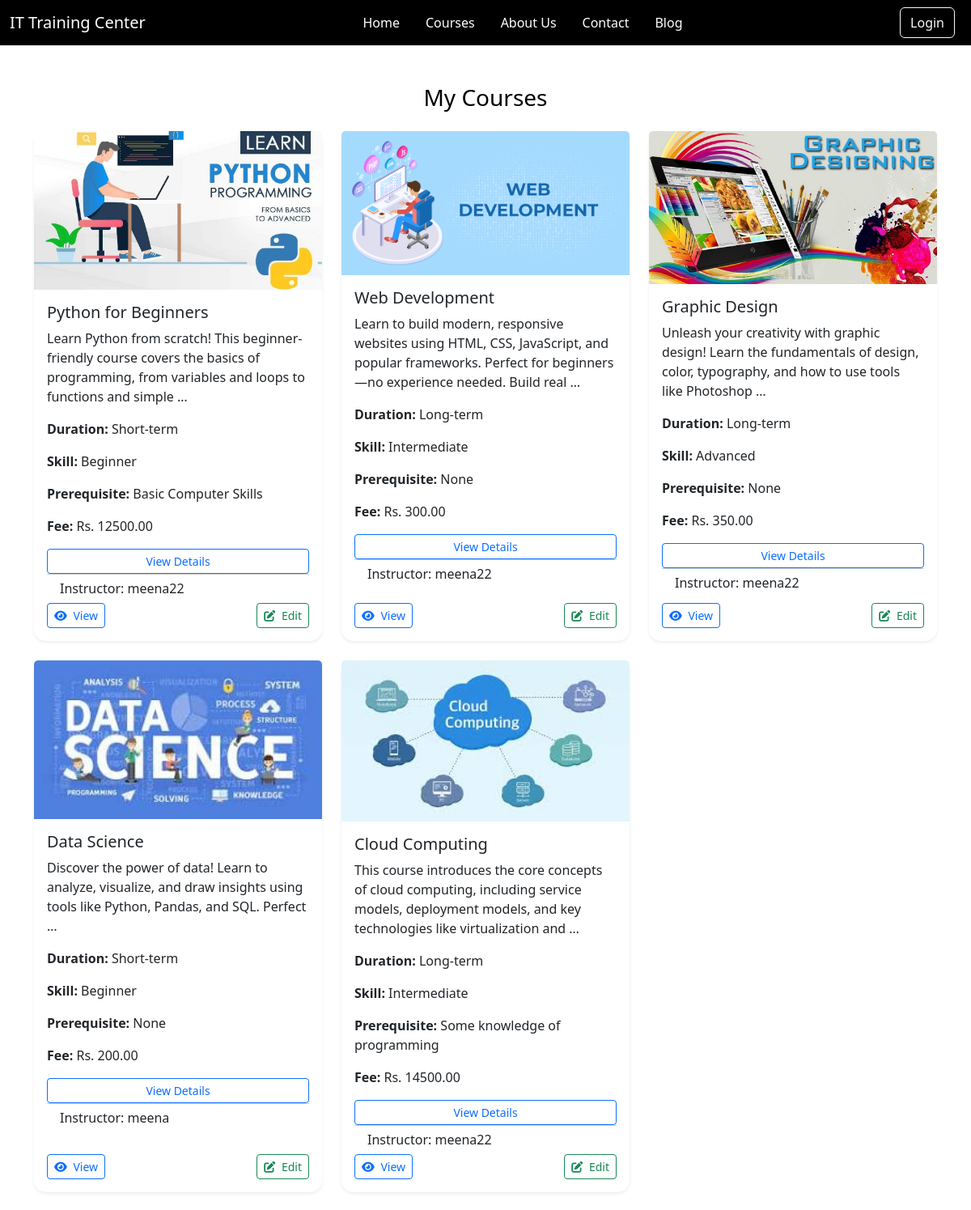
Before: /instructor/my_courses (upper part) with the older database file.
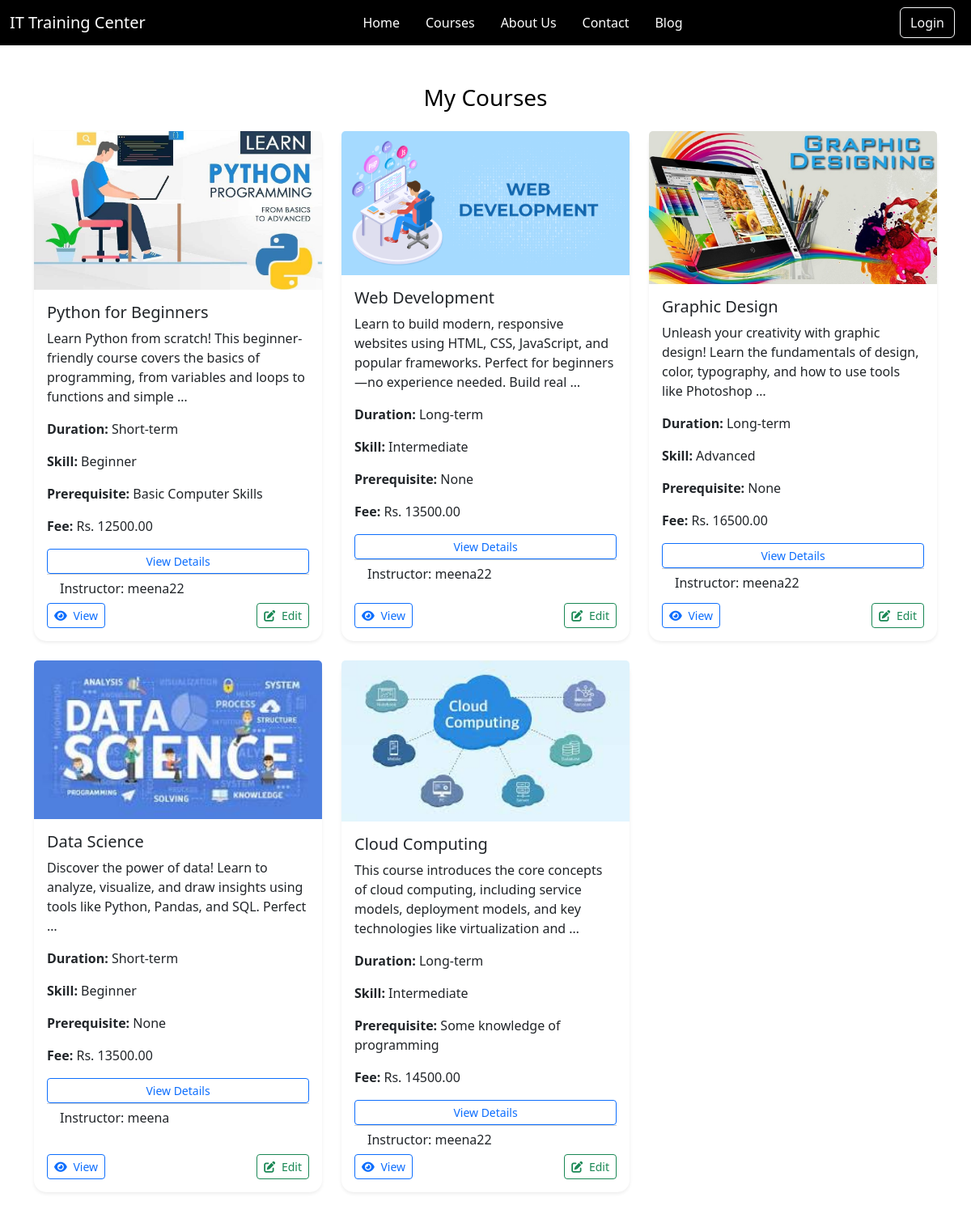
After: the same page with the newer database file.
### myapp/models.py (models this page shows, shortened)
class Course(models.Model):
    SKILL_LEVEL_CHOICES = [
        ('beginner', 'Beginner'),
        ('intermediate', 'Intermediate'),
        ('advanced', 'Advanced'),
    ]
    DURATION_CHOICES = [
        ('short-term', 'Short-term'),
        ('long-term', 'Long-term'),
    ]
    instructor = models.ForeignKey(
    settings.AUTH_USER_MODEL,
    on_delete=models.CASCADE,
    null=True,
    blank=True,
    related_name='courses'
)
    title = models.CharField(max_length=200)
    description = models.TextField()
    duration = models.CharField(max_length=20, choices=DURATION_CHOICES)
    skill_level = models.CharField(max_length=20, choices=SKILL_LEVEL_CHOICES)
    prerequisite = models.CharField(max_length=200, blank=True, null=True)
    price = models.DecimalField(max_digits=10, decimal_places=2)
    image = models.ImageField(upload_to='course_thumbnails/')
    promo_video_url = models.URLField(max_length=350, blank=True, null=True, help_text="YouTube/Vimeo embed URL")
    syllabus_video = models.FileField(upload_to='course_videos/', blank=True, null=True,
                                   help_text="Upload video file if not using URL")
    syllabus_text = models.TextField(blank=True, help_text="Detailed course syllabus")
    created_at = models.DateTimeField(auto_now_add=True)

class CustomUser(AbstractUser):
    USER_TYPE = (
        ("student", "Student"),
        ("instructor", "Instructor"),
    )
    user_type = models.CharField(max_length=100, choices=USER_TYPE, default='student')
    instructor_applied = models.BooleanField(default=False)
    instructor_approved = models.BooleanField(default=False)
    is_active = models.BooleanField(default=True)
    user_profile_image = models.ImageField(upload_to="images/profile_images/")
    phone = models.CharField(max_length=15, blank=True, null=True)
    address = models.TextField(blank=True, null=True)
    bio = models.TextField(blank=True, null=True)
    enrolled_courses = models.ManyToManyField('Course', related_name='enrolled_users', blank=True)
    def __str__(self):
        return self.username

### instructorapp/views.py (the view)
# urls.py: path('my_courses',my_courses,name='my_courses'),
def my_courses(request):
    courses = Course.objects.all()  # Shows all courses regardless of instructor
    return render(request, 'instructor/my_courses.html', {'courses': courses})

### instructorapp/templates/instructor/my_courses.html (shortened to what this page needs)
{% extends "base3.html" %}
{% load static %}
{% block content %}
<div class="container mt-5">
    <h3 class="mb-4 text-black justify-content-center text-center">My Courses</h3>
    {% if courses %}
    <div class="row">
        {% for course in courses %}
        <div class="col-md-4 mb-4">
            <div class="card h-100 shadow-sm">
                <img src="{{ course.image.url }}" class="card-img-top" alt="{{ course.title }}">
                <div class="card-body d-flex flex-column">
                    <h5 class="card-title">{{ course.title }}</h5>
                    <p class="card-text">{{ course.description|truncatewords:20 }}</p>
                    <p><strong>Duration:</strong> {{ course.duration|capfirst }}</p>
                    <p><strong>Skill:</strong> {{ course.skill_level|capfirst }}</p>
                    {% if course.prerequisite %}
                    <p><strong>Prerequisite:</strong> {{ course.prerequisite }}</p>
                    {% else %}
                    <p><strong>Prerequisite:</strong> None</p>
                    {% endif %}
                    <p><strong>Fee:</strong> Rs. {{ course.price }}</p>
                    <a href="#{{ course.name|slugify }}-syllabus" class="btn btn-outline-primary btn-sm">View
                        Details</a>
                    <div class="card-footer bg-transparent">
                        <div class="d-flex align-items-center">
                            <div>
                                <h6 class="mb-0">Instructor: {{ course.instructor }}</h6>
                            </div>
                        </div>
                    </div>
                    <div class="mt-auto d-flex justify-content-between">
                        <a href="{% url 'view_course' course.id %}" class="btn btn-sm btn-outline-primary">
                            <i class="fas fa-eye me-1"></i> View
                        </a>
                        <a href="{% url 'edit_course' course.id %}" class="btn btn-sm btn-outline-success">
                            <i class="fas fa-edit me-1"></i> Edit
                        </a>
                    </div>
                </div>
            </div>
        </div>
        {% endfor %}
    </div>
    {% else %}
    <div class="alert alert-info">You haven’t created any courses yet.</div>
    {% endif %}
</div>
{% endblock content %}

Changed rows visible on the page:
changed Course "Web Development": prerequisite (not shown) → "None"; price "300.00" → "13500.00"; no longer shows "None"
changed Course "Graphic Design": prerequisite (not shown) → "None"; price "350.00" → "16500.00"; no longer shows "None"
changed Course "Data Science": prerequisite (not shown) → "None"; price "200.00" → "13500.00"; no longer shows "None"
